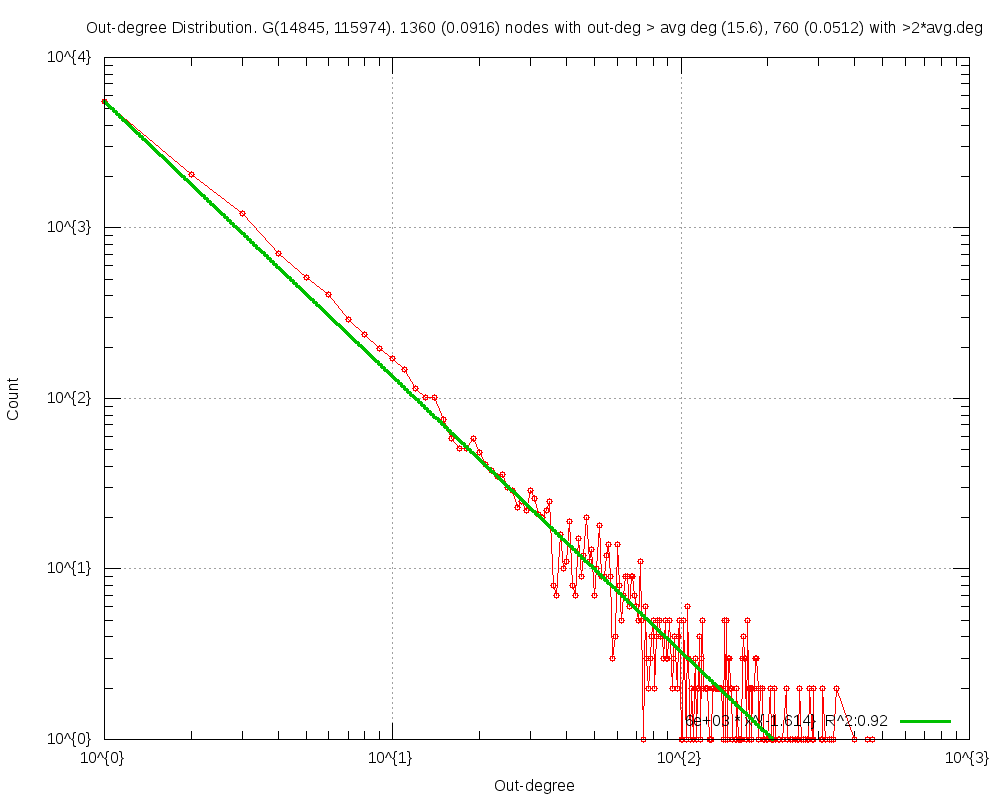

Write the gnuplot code that produced this figure.
#
# Out-degree Distribution. G(14845, 115974). 1360 (0.0916) nodes with out-deg > avg deg (15.6), 760 (0.0512) with >2*avg.deg (Sun Apr 27 20:51:39 2014)
#

set title "Out-degree Distribution. G(14845, 115974). 1360 (0.0916) nodes with out-deg > avg deg (15.6), 760 (0.0512) with >2*avg.deg"
set key bottom right
set logscale xy 10
set format x "10^{%L}"
set mxtics 10
set format y "10^{%L}"
set mytics 10
set grid
set xlabel "Out-degree"
set ylabel "Count"
set tics scale 2
set yrange[1.000000:]
set terminal png size 1000,800
set output 'outDeg.TwitterRW1.25.png'
plot 	"outDeg.TwitterRW1.25.tab" using 1:2 title "" with linespoints pt 6,\
	f1(x)=5510.681661*x**-1.613803, f1(x) title "6e+03 * x^{-1.614}  R^2:0.92" with lines linewidth 3
